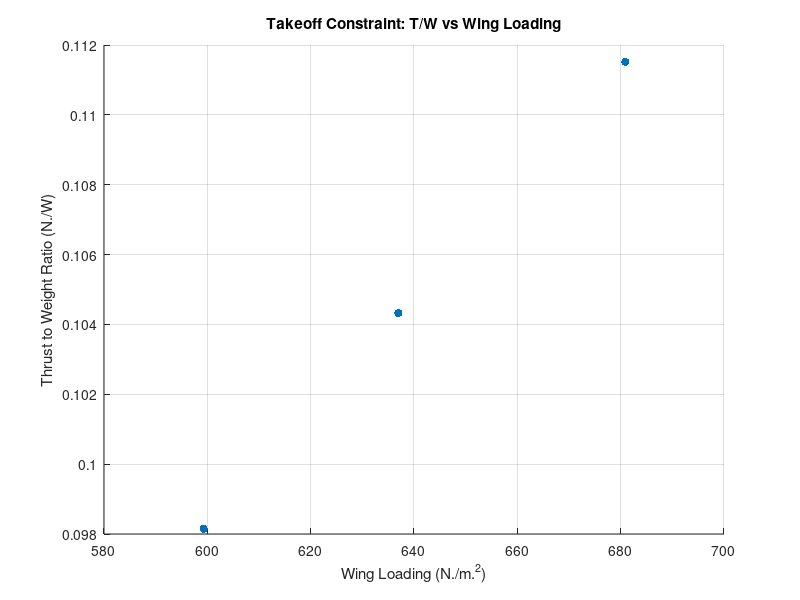

MATLAB code for this plot:
%Created by Kriston Rickman
%Date created 07/06/26
%V1.00
%Energy based constraint analysis
%Note:
%/* Rough idea placed on matlab with one constraints using 
% custom design aircraft that is built similar to the 
% Cirrus SR 20 which is why we assumed coefficentis and other
% variables based on its own data*\

clearvars
Gravity = 9.81;
P_SL = 1.225;
P_cruise = 0.905;
S_G = 502.92;
K_TO = 1.2;
Velocity_TO = 29.323;
Cruise_velocity = 74.594;
C_Dmin = 0.027; % Assumption from Cirrus sr 20
C_Lmin = 0.3; % Assumption from Cirrus sr 20
Sweep_angle = 3; % Made from assumption
Mass_without_wing_skin = 780; % assume based on aircraft type
Wing_mass_per_volume = 2700; % assumption of mass of GA aluminum
Wing_skin_thickness = 0.002; % assumption of mass of GA aluminum
Rolling_friction_coefficient = 0.03;
Propeller_efficiency_TO = 0.75; % assume based on propeller
HP_to_watts = 745.7;
% NOTE Measuremnt in HP will be convert to Watts
Engine_power_HP = [190, 200, 210]; % Assumption of Eninge need data
Span = [11.8, 11.4, 11]; % assume based on aircraft type
Wing_area = [15.5, 14.4, 13.3]; % assume based on aircraft type

% Engine Characteristics
Engine_power_watts = Engine_power_HP .* HP_to_watts;
Fuel_spent_ground_to_TO = 0.11;
Fuel_mass_per_gallon = 4.5359; % ARD
Weight_loss_on_TO = Fuel_spent_ground_to_TO .* Fuel_mass_per_gallon;
Thrust_TO = (Propeller_efficiency_TO .* Engine_power_watts) ./ Velocity_TO;

% Wing calculation
AR_wing = Span.^2 ./ Wing_area;
Wing_skin_area_total = 2 .* Wing_area;
Wing_skin_volume = Wing_skin_area_total .* Wing_skin_thickness;
Wing_skin_mass = Wing_skin_volume .* Wing_mass_per_volume;
Mass_aircraft = Mass_without_wing_skin + Wing_skin_mass; % assume based on aircraft type
Mass_TO = Mass_aircraft - Weight_loss_on_TO;
Weight_TO = Mass_TO * Gravity;
Wing_loading = Weight_TO ./ Wing_area;
C_L_required_TO = 2 .* Weight_TO ./(P_SL .* Velocity_TO.^2 .* Wing_area);
C_Lmax_TO = 1.7; % Assumption including flaps, elevator, and wing
Lift_TO = 0.5 .* C_Lmax_TO .* P_SL .* Wing_area .* Velocity_TO.^2;
C_Lcruise = 2 .*Weight_TO./(P_cruise .* Cruise_velocity.^2 .* Wing_area);
B = Mass_TO./Mass_aircraft;

% Sweep Angle Calculation Decision
if Sweep_angle == 0
    e = 1.78.*(1-0.045.*(AR_wing).^0.68) - 0.64;
elseif Sweep_angle >= 30
    e = 4.61.*(1-0.045.*(AR_wing).^0.68).*(cosd(Sweep_angle));
elseif (Sweep_angle > 0) && (Sweep_angle < 30)
    e0 = 1.78.*(1-0.045.*(AR_wing).^0.68) - 0.64;
    e30 = 4.61.*(1-0.045.*(AR_wing).^0.68).*(cosd(Sweep_angle));
    e = e0 + (Sweep_angle./30).*(e30 - e0);
else
    error("Sweep angle is out of range")
end

% Full Drag Polar Buildup
K_1 = 1./(pi.*AR_wing.*e);

C_D0 = C_Dmin + K_1.*C_Lmin.^2;

K_2 = -2.*K_1.*C_Lmin;

C_DTO = C_D0 + (K_1.*C_Lmax_TO.^2) + K_2.*C_Lmax_TO;

C_Dcruise = C_D0 + (K_1.*C_Lcruise.^2) + K_2.*C_Lcruise;

Drag_TO = 0.5 .* C_DTO .* P_SL .* Wing_area .* Velocity_TO.^2;

% Equation for Constraints
Acceleration_TO = Velocity_TO.^2./(2 .* S_G);


Thrust_to_Weight_TO = (B.^2./Acceleration_TO) .* (K_TO.^2./(S_G.*P_SL.*Gravity.*C_Lmax_TO)).*Wing_loading; % Takeoff Constraint


Acceleration_horizontal = (Thrust_TO-Drag_TO-Rolling_friction_coefficient .* (Weight_TO - Lift_TO))./Mass_TO; % Horizontal acceleration

figure;
scatter(Wing_loading, Thrust_to_Weight_TO, 'filled');
xlabel('Wing Loading (N./m.^2)');
ylabel('Thrust to Weight Ratio (N./W)');
title('Takeoff Constraint: T/W vs Wing Loading');
grid on;
